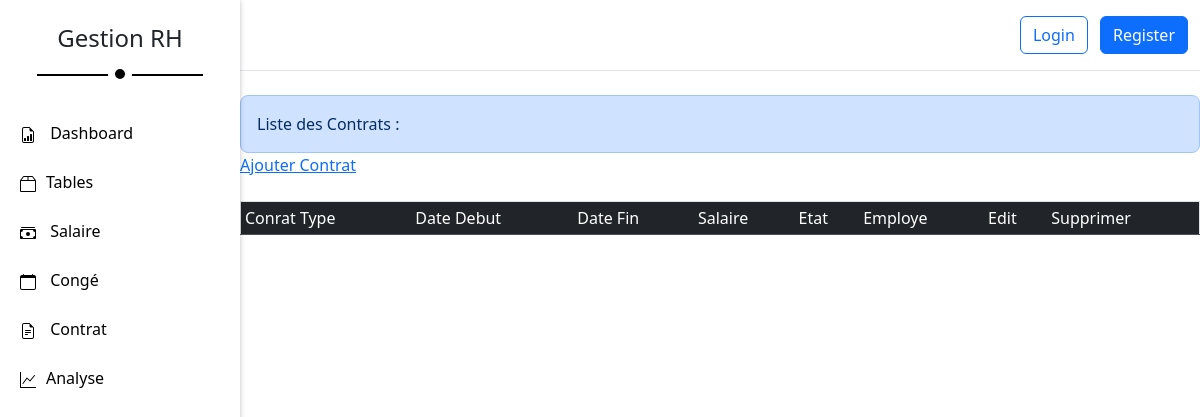
Before: /rh/tables/contrat/ with the older database file.
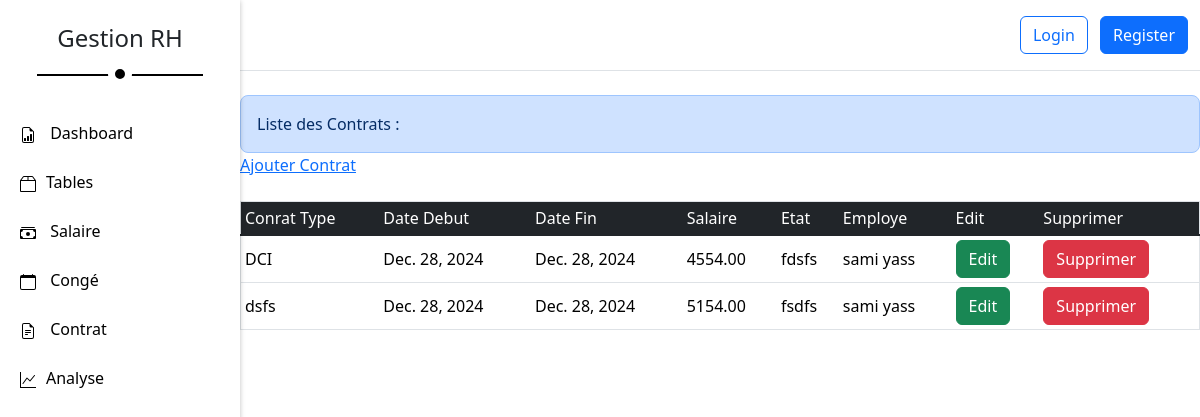
After: the same page with the newer database file.
### apps/app/models.py (models this page shows)
class Contrat(models.Model):
    type_contrat = models.CharField(max_length=100)
    date_debut_contrat = models.DateField()
    date_fin_contrat = models.DateField()
    salaire = models.DecimalField(max_digits=10, decimal_places=2)
    etat = models.CharField(max_length=50)
    code_employe = models.ForeignKey(Employe, on_delete=models.CASCADE, related_name='contrats')

class Employe(models.Model):
    nomE = models.CharField(max_length=100)
    prenomE = models.CharField(max_length=100)
    gender = models.CharField(max_length=10)
    date_naissance_E = models.DateField()
    date_embauche_E = models.DateField()
    adresse_E = models.TextField()
    code_service = models.ForeignKey(Service, on_delete=models.SET_NULL, null=True, related_name='employes')
    def __str__(self):
        return f"{self.nomE} {self.prenomE}"

### apps/contrat/views.py (the view)
# urls.py: path('contrat/',views.afficheContrat, name="listeContrat"),
def afficheContrat(request):
    contrats = Contrat.objects.all()
    return render(request,"pages/RH/tables/contrat/listeContrat.html",{'contrats':contrats})

### templates/pages/RH/tables/contrat/listeContrat.html (shortened to what this page needs)
{% extends "../../../../base.html" %}
{% block content %}
<div class="container p-3 mt-4 text-primary-emphasis bg-primary-subtle border border-primary-subtle rounded-3">
    Liste des Contrats :
  </div>
  <div>
    <a href="{% url 'ajouterContrat' %}">Ajouter Contrat</a>
  </div>
<table border="1px" class="container my-4 table table-sm align-middle">
    <thead class="table-dark">
        <tr>
            <td>Conrat Type</td>
            <td>Date Debut</td>
            <td>Date Fin</td>
            <td>Salaire</td>
            <td>Etat</td>
            <td>Employe</td>
            <td>Edit</td>
            <td>Supprimer</td>
        </tr>
    </thead>
    <tbody class="table-group-divider">
        {% for contrat in contrats %}
        <tr>
            <td>{{contrat.type_contrat}}</td>
            <td> {{contrat.date_debut_contrat}} </td>
            <td> {{contrat.date_fin_contrat}} </td>
            <td> {{contrat.salaire}} </td>
            <td> {{contrat.etat}} </td>
            <td> {{contrat.code_employe}} </td>
            <td><a href="{% url 'modifierContrat' contrat.id %}" class="btn btn-success"> Edit </a></td>
            <td><a href="{% url 'supprimerContrat' contrat.id %}" class="btn btn-danger"> Supprimer </a></td>
        </tr>
        {% endfor%}
    </tbody>
</table>
{% endblock %}

Changed rows visible on the page:
added Contrat: type_contrat "DCI", date_debut_contrat "Dec. 28, 2024", date_fin_contrat "Dec. 28, 2024", salaire "4554.00", etat "fdsfs", code_employe "sami yass"
added Contrat: type_contrat "dsfs", date_debut_contrat "Dec. 28, 2024", date_fin_contrat "Dec. 28, 2024", salaire "5154.00", etat "fsdfs", code_employe "sami yass"
